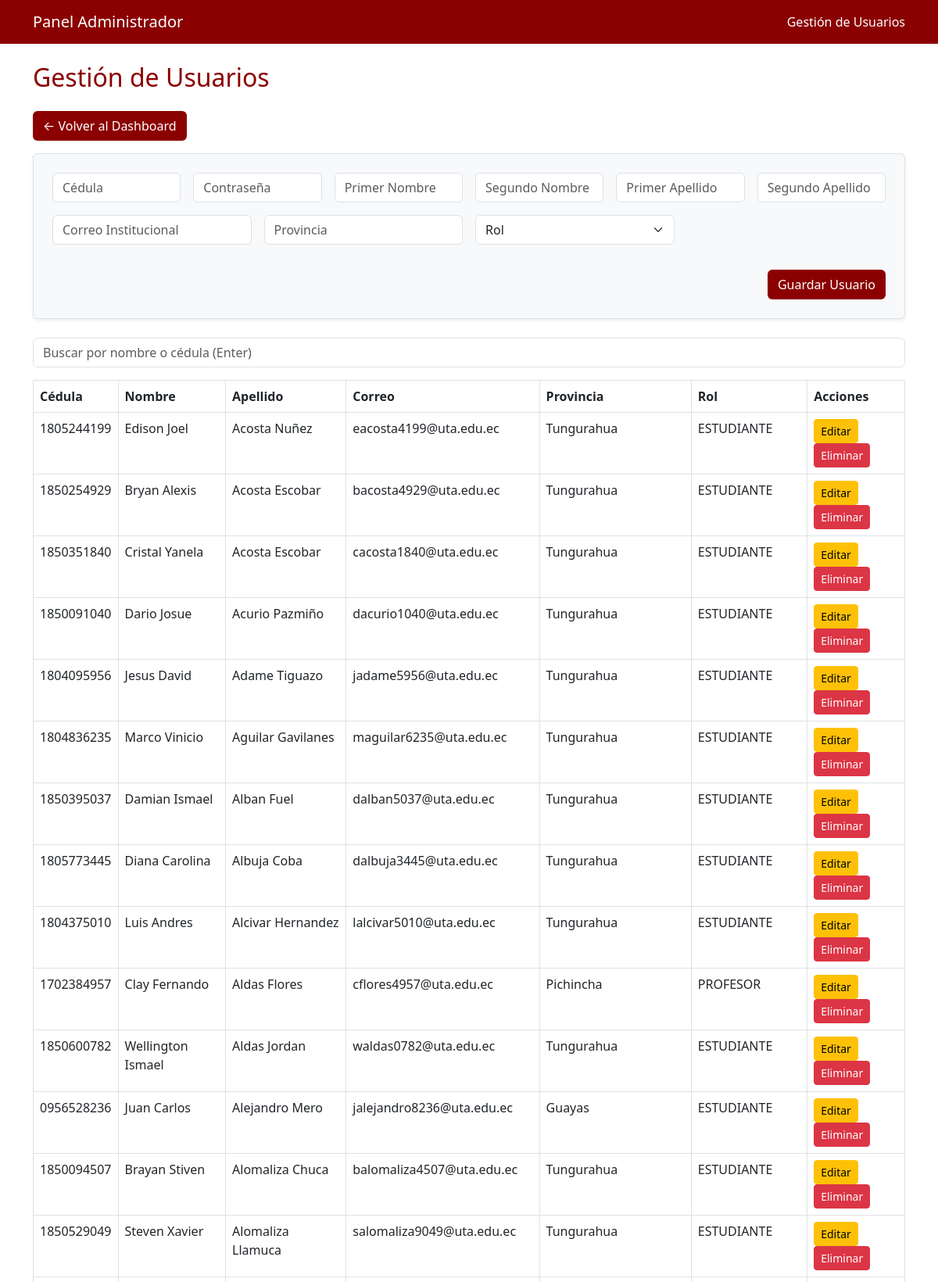
The page /app/vistas/admin/usuarios.php (signed in, upper part) on the database its author committed.
### tables this page shows
CREATE TABLE `usuarios` (
  `Cedula` varchar(10) NOT NULL,
  `PrimerNombre` varchar(50) DEFAULT NULL,
  `SegundoNombre` varchar(50) DEFAULT NULL,
  `PrimerApellido` varchar(50) DEFAULT NULL,
  `SegundoApellido` varchar(50) DEFAULT NULL,
  `CorreoInstitucional` varchar(100) DEFAULT NULL,
  `Provincia` varchar(50) DEFAULT NULL,
  `Rol` varchar(20) DEFAULT NULL CHECK (`Rol` in ('ADMINISTRADOR','ESTUDIANTE','PROFESOR','SECRETARIA')),
  `Contrasena` varchar(100) NOT NULL
);

### app/vistas/admin/usuarios.php (the view, shortened to what this page needs)
<?php
require '../../config/conexion.php';
$filtro = $_GET['filtro'] ?? '';
$usuarioEditar = null;
$sql = "SELECT * FROM usuarios
        WHERE Cedula LIKE :filtro OR PrimerNombre LIKE :filtro
        ORDER BY PrimerApellido ASC";
$stmt = $conexion->prepare($sql);
$stmt->execute(['filtro' => "%$filtro%"]);
$usuarios = $stmt->fetchAll(PDO::FETCH_ASSOC);
?>
<!DOCTYPE html>
<html lang="es">
<head>
    <link href="https://cdn.jsdelivr.net/npm/bootstrap@5.3.0/dist/css/bootstrap.min.css" rel="stylesheet">
</head>
<body>
<nav class="navbar navbar-expand-lg navbar-custom">
    <div class="container">
        <a class="navbar-brand" href="#">Panel Administrador</a>
        <span class="navbar-text">Gestión de Usuarios</span>
    </div>
</nav>
<div class="container mt-4">
    <h2 class="mb-4">Gestión de Usuarios</h2>
    <a href="../../dashboard.php" class="btn btn-rojo mb-3">← Volver al Dashboard</a>
    <form action="procesar_usuario.php" method="POST" class="border p-4 rounded shadow-sm bg-light mb-4">
        <div class="row g-3">
            <div class="col-md-2">
                <input type="text" name="cedula" class="form-control" placeholder="Cédula" required value="<?= $usuarioEditar['Cedula'] ?? '' ?>" <?= $usuarioEditar ? 'readonly' : '' ?>>
            </div>
            <div class="col-md-2">
                <input type="password" name="contrasena" class="form-control" placeholder="<?= $usuarioEditar ? 'Nueva Contraseña (opcional)' : 'Contraseña' ?>">
            </div>
            <div class="col-md-2">
                <input type="text" name="primer_nombre" class="form-control" placeholder="Primer Nombre" required value="<?= $usuarioEditar['PrimerNombre'] ?? '' ?>">
            </div>
            <div class="col-md-2">
                <input type="text" name="segundo_nombre" class="form-control" placeholder="Segundo Nombre" required value="<?= $usuarioEditar['SegundoNombre'] ?? '' ?>">
            </div>
            <div class="col-md-2">
                <input type="text" name="primer_apellido" class="form-control" placeholder="Primer Apellido" required value="<?= $usuarioEditar['PrimerApellido'] ?? '' ?>">
            </div>
            <div class="col-md-2">
                <input type="text" name="segundo_apellido" class="form-control" placeholder="Segundo Apellido" required value="<?= $usuarioEditar['SegundoApellido'] ?? '' ?>">
            </div>
            <div class="col-md-3">
                <input type="email" name="correo" class="form-control" placeholder="Correo Institucional" required value="<?= $usuarioEditar['CorreoInstitucional'] ?? '' ?>">
            </div>
            <div class="col-md-3">
                <input type="text" name="provincia" class="form-control" placeholder="Provincia" required value="<?= $usuarioEditar['Provincia'] ?? '' ?>">
            </div>
            <div class="col-md-3">
                <select name="rol" class="form-select" required>
                    <option value="">Rol</option>
                </select>
            </div>
            <div class="col-md-12 text-end">
                <button class="btn btn-rojo mt-3" type="submit"><?= $usuarioEditar ? 'Actualizar Usuario' : 'Guardar Usuario' ?></button>
            </div>
        </div>
    </form>
    <form method="GET" class="mb-3">
        <input type="text" name="filtro" class="form-control" placeholder="Buscar por nombre o cédula (Enter)" value="<?= htmlspecialchars($filtro) ?>">
    </form>
    <div class="table-responsive">
        <table class="table table-bordered table-hover shadow-sm">
            <thead>
                <tr>
                    <th>Cédula</th>
                    <th>Nombre</th>
                    <th>Apellido</th>
                    <th>Correo</th>
                    <th>Provincia</th>
                    <th>Rol</th>
                    <th>Acciones</th>
                </tr>
            </thead>
            <tbody>
            <?php foreach ($usuarios as $u): ?>
                <tr>
                    <td><?= $u['Cedula'] ?></td>
                    <td><?= $u['PrimerNombre'] . ' ' . $u['SegundoNombre'] ?></td>
                    <td><?= $u['PrimerApellido'] . ' ' . $u['SegundoApellido'] ?></td>
                    <td><?= $u['CorreoInstitucional'] ?></td>
                    <td><?= $u['Provincia'] ?></td>
                    <td><?= $u['Rol'] ?></td>
                    <td>
                        <a href="usuarios.php?editar=<?= $u['Cedula'] ?>" class="btn btn-warning btn-sm">Editar</a>
                        <a href="eliminar_usuario.php?cedula=<?= $u['Cedula'] ?>" class="btn btn-danger btn-sm" onclick="return confirm('¿Estás seguro de eliminar este usuario?')">Eliminar</a>
                    </td>
                </tr>
            <?php endforeach; ?>
            </tbody>
        </table>
    </div>
</div>
</body>
</html>

### app/vistas/admin/usuarios.php (style rules this page uses)
body { background-color: #ffffff; }
.navbar-custom { background-color: #8B0000; }
.navbar-custom .navbar-brand, .navbar-custom .nav-link, .navbar-custom .navbar-text { color: #ffffff; }
.btn-rojo { background-color: #8B0000; color: white; }
.table thead { background-color: #8B0000; color: white; }
h2 { color: #8B0000; }

### rows shown on the page
usuarios: Cedula "1805244199", PrimerNombre "Edison", SegundoNombre "Joel", PrimerApellido "Acosta", SegundoApellido "Nuñez", CorreoInstitucional "eacosta4199@uta.edu.ec", Provincia "Tungurahua", Rol "ESTUDIANTE"
usuarios: Cedula "1850254929", PrimerNombre "Bryan", SegundoNombre "Alexis", PrimerApellido "Acosta", SegundoApellido "Escobar", CorreoInstitucional "bacosta4929@uta.edu.ec", Provincia "Tungurahua", Rol "ESTUDIANTE"
usuarios: Cedula "1850351840", PrimerNombre "Cristal", SegundoNombre "Yanela", PrimerApellido "Acosta", SegundoApellido "Escobar", CorreoInstitucional "cacosta1840@uta.edu.ec", Provincia "Tungurahua", Rol "ESTUDIANTE"
usuarios: Cedula "1850091040", PrimerNombre "Dario", SegundoNombre "Josue", PrimerApellido "Acurio", SegundoApellido "Pazmiño", CorreoInstitucional "dacurio1040@uta.edu.ec", Provincia "Tungurahua", Rol "ESTUDIANTE"
usuarios: Cedula "1804095956", PrimerNombre "Jesus", SegundoNombre "David", PrimerApellido "Adame", SegundoApellido "Tiguazo", CorreoInstitucional "jadame5956@uta.edu.ec", Provincia "Tungurahua", Rol "ESTUDIANTE"
usuarios: Cedula "1804836235", PrimerNombre "Marco", SegundoNombre "Vinicio", PrimerApellido "Aguilar", SegundoApellido "Gavilanes", CorreoInstitucional "maguilar6235@uta.edu.ec", Provincia "Tungurahua", Rol "ESTUDIANTE"
usuarios: Cedula "1850395037", PrimerNombre "Damian", SegundoNombre "Ismael", PrimerApellido "Alban", SegundoApellido "Fuel", CorreoInstitucional "dalban5037@uta.edu.ec", Provincia "Tungurahua", Rol "ESTUDIANTE"
usuarios: Cedula "1805773445", PrimerNombre "Diana", SegundoNombre "Carolina", PrimerApellido "Albuja", SegundoApellido "Coba", CorreoInstitucional "dalbuja3445@uta.edu.ec", Provincia "Tungurahua", Rol "ESTUDIANTE"
usuarios: Cedula "1804375010", PrimerNombre "Luis", SegundoNombre "Andres", PrimerApellido "Alcivar", SegundoApellido "Hernandez", CorreoInstitucional "lalcivar5010@uta.edu.ec", Provincia "Tungurahua", Rol "ESTUDIANTE"
usuarios: Cedula "1702384957", PrimerNombre "Clay", SegundoNombre "Fernando", PrimerApellido "Aldas", SegundoApellido "Flores", CorreoInstitucional "cflores4957@uta.edu.ec", Provincia "Pichincha", Rol "PROFESOR"
usuarios: Cedula "1850600782", PrimerNombre "Wellington", SegundoNombre "Ismael", PrimerApellido "Aldas", SegundoApellido "Jordan", CorreoInstitucional "waldas0782@uta.edu.ec", Provincia "Tungurahua", Rol "ESTUDIANTE"
usuarios: Cedula "0956528236", PrimerNombre "Juan", SegundoNombre "Carlos", PrimerApellido "Alejandro", SegundoApellido "Mero", CorreoInstitucional "jalejandro8236@uta.edu.ec", Provincia "Guayas", Rol "ESTUDIANTE"
usuarios: Cedula "1850094507", PrimerNombre "Brayan", SegundoNombre "Stiven", PrimerApellido "Alomaliza", SegundoApellido "Chuca", CorreoInstitucional "balomaliza4507@uta.edu.ec", Provincia "Tungurahua", Rol "ESTUDIANTE"
usuarios: Cedula "1850529049", PrimerNombre "Steven", SegundoNombre "Xavier", PrimerApellido "Alomaliza", SegundoApellido "Llamuca", CorreoInstitucional "salomaliza9049@uta.edu.ec", Provincia "Tungurahua", Rol "ESTUDIANTE"
